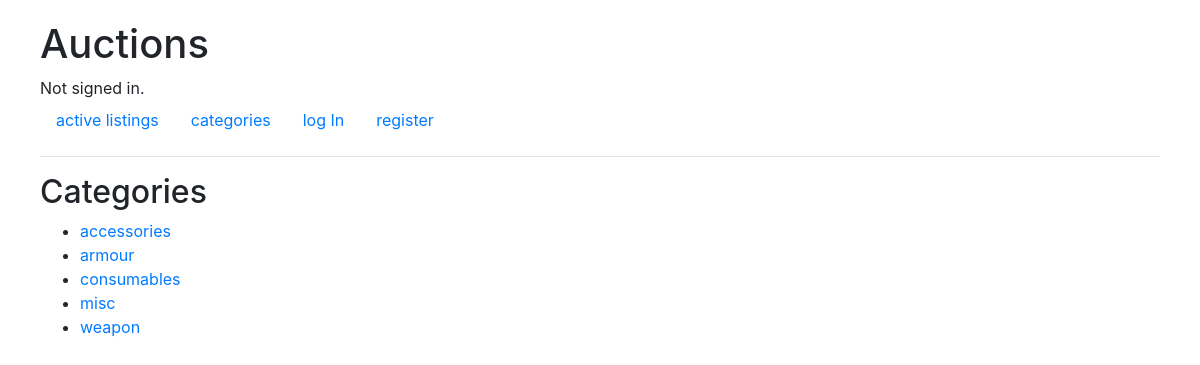
The page /categories on the database its author committed.
### auctions/models.py (models this page shows)
class Listing(models.Model):
    title = models.CharField(max_length=64)
    description = models.CharField(max_length=64)
    bid = models.IntegerField(default='0')
    bidder = models.CharField(default='none' ,max_length=64)
    creator = models.CharField(default='none' ,max_length=64)
    image = models.CharField(max_length=1000)
    category = models.CharField(default='misc', max_length=64)
    active = models.BooleanField(default=True)

### auctions/views.py (the view)
# urls.py: path("categories", views.categories_view, name="categories"),
def categories_view(request):
    categories = Listing.objects.order_by('category').values('category').distinct()
    return render(request, "auctions/categories.html", {
        "categories": categories,
    })

### auctions/templates/auctions/categories.html
{% extends "auctions/layout.html" %}
{% block body %}
    <h2>Categories</h2>
    <ul>
    {% for category in categories %}
        <li> <a href="{% url 'category' category.category %}">{{ category.category }}</a></li>
    {% endfor %}
    </ul>
{% endblock %}

### auctions/static/auctions/styles.css (style rules this page uses)
body { margin: 20px 40px; }

### rows shown on the page
Listing: category "accessories"
Listing: category "consumables"
Listing: category "misc"
Listing: category "weapon"

### other values the page prints
{{ category.category }} "armour"
